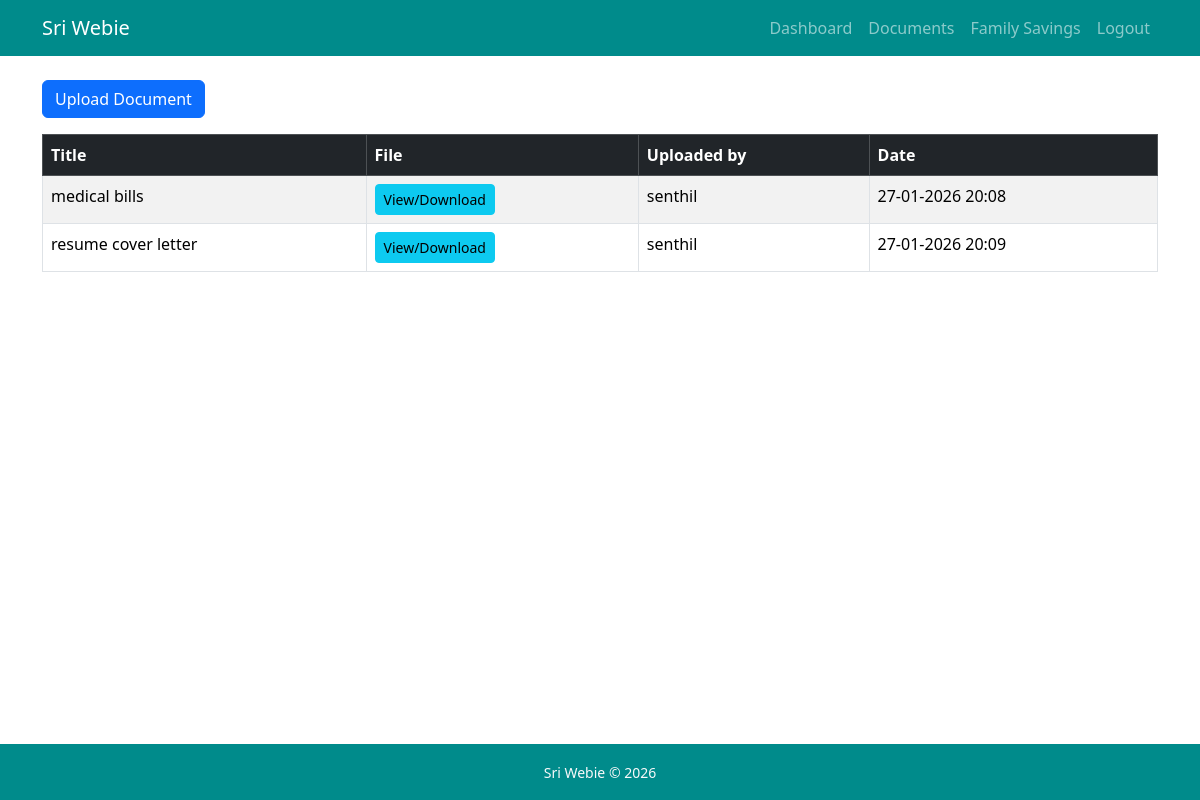
/documents/ (signed in), run on the app's committed database.
### documents/models.py (models this page shows, shortened)
class Document(models.Model):
    title = models.CharField(max_length=255)
    file = models.FileField(upload_to='documents/files/')
    uploaded_by = models.ForeignKey(User, on_delete=models.SET_NULL, null=True)
    uploaded_at = models.DateTimeField(auto_now_add=True)

### users/models.py (models this page shows, shortened)
class User(AbstractUser):
    role = models.ForeignKey(Role, on_delete=models.PROTECT, null=True, blank=True)
    groups = models.ManyToManyField('auth.Group', related_name='custom_user_set', blank=True, help_text='The groups this user belongs to', verbose_name='groups')
    user_permissions = models.ManyToManyField('auth.Permission', related_name='custom_user_set', blank=True, help_text='Specific permissions for this user.', verbose_name='user permissions')

### documents/views.py (the view)
# urls.py: path("", document_list, name="document_list"),
@login_required
def document_list(request):
    documents = Document.objects.all()
    return render(request, "documents/document_list.html", {"documents": documents})

### documents/templates/documents/document_list.html (shortened to what this page needs)
{%extends "users/base.html"%}
{%block content%}
    {%if request.user.role.role_name != "auditor"%}
        <a href="/documents/upload/" class="btn btn-primary mb-3">
            Upload Document
        </a>
    {%endif%}
    <table class="table table-bordered table-striped">
        <thead class="table-dark">
            <tr>
                <th>Title</th>
                <th>File</th>
                <th>Uploaded by</th>
                <th>Date</th>
            </tr>
        </thead>
        <tbody>
            {%for d in documents%}
                <tr>
                    <td>{{d.title}}</td>
                    <td>
                        <a href="{{d.file.url}}" target="_blank" class="btn btn-sm btn-info">
                            View/Download
                        </a>
                    </td>
                    <td>{{d.uploaded_by}}</td>
                    <td>{{d.uploaded_at|date:"d-m-Y H:i"}}</td>
                </tr>
            {%endfor%}
        </tbody>
    </table>
{%endblock%}

### data on the page
Document: title "medical bills", uploaded_by "senthil", uploaded_at "27-01-2026 20:08"
Document: title "resume cover letter", uploaded_by "senthil", uploaded_at "27-01-2026 20:09"
